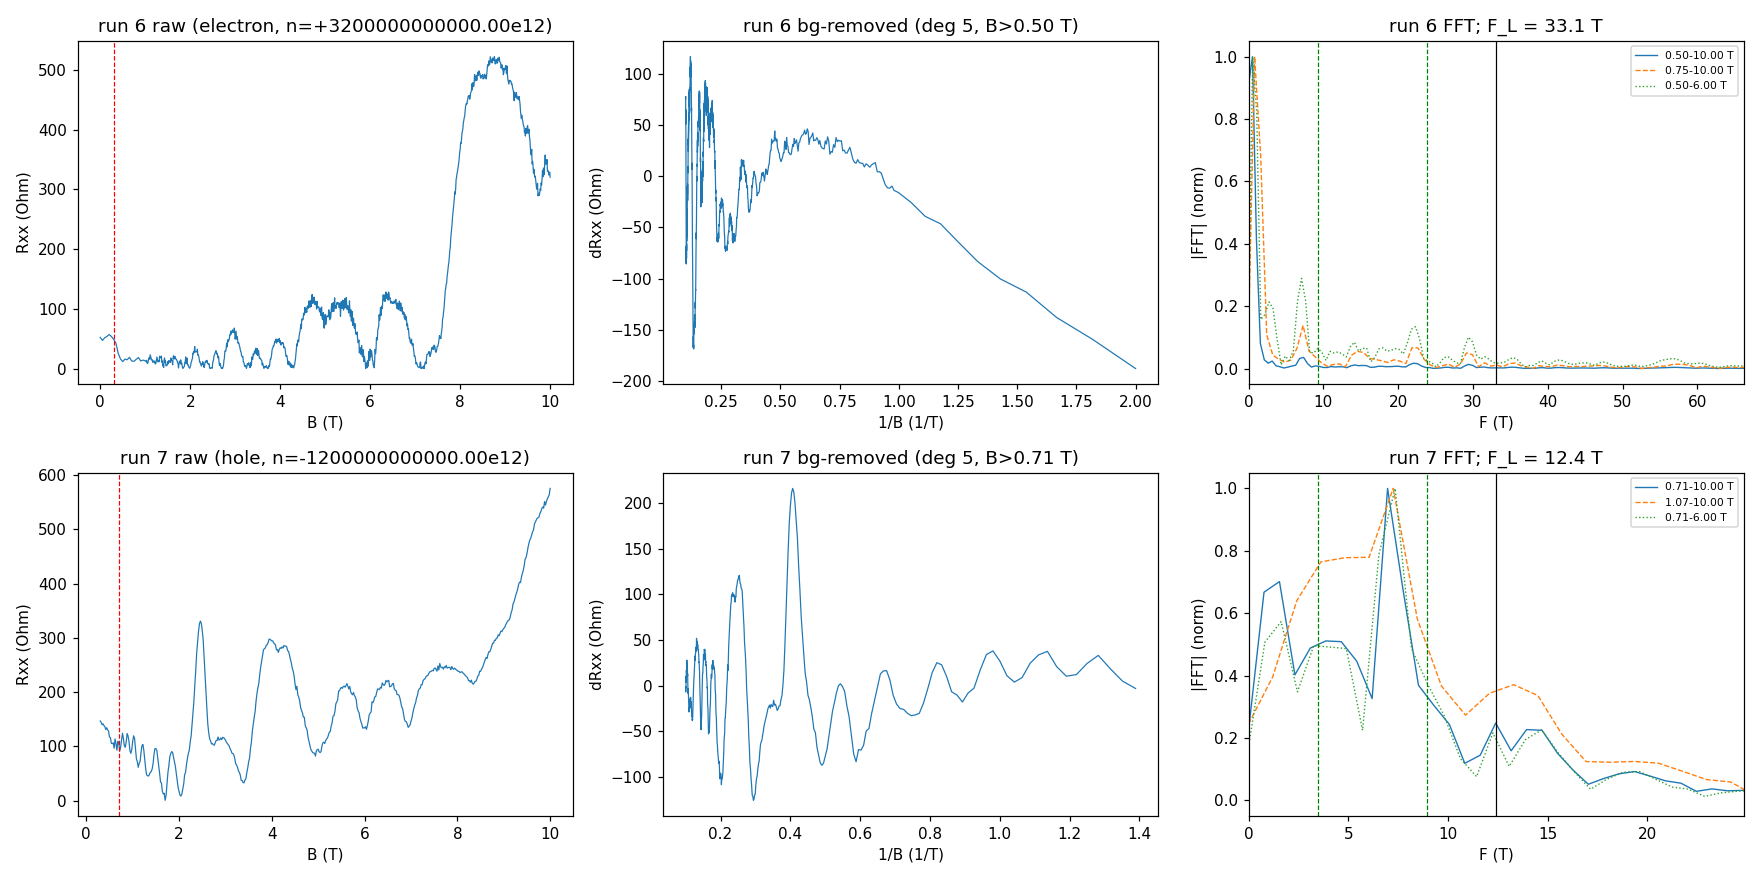

The script that saved this image:
"""Spot-check read: runs 6 (electron n=+3.2e12) and 7 (hole n=-1.2e12).
Onset (hera.analysis.sdh_onset) + 1/B FFT vs F_L. Feeds the landau-fan design."""
import numpy as np, matplotlib
matplotlib.use("Agg")
import matplotlib.pyplot as plt
from hera.analysis import open_run, sdh_onset, sdh_fft, luttinger_frequency, SdhOnsetError

I_BIAS = 1.0 / 100e6      # drive 1.0 V through 100 MOhm = 10 nA
SR1_GAIN = 1.0            # device card
SENS = 50e-6

def load(fid):
    r = open_run(f"data/{fid}")
    B = r.col("magnet_field")
    Rxx = np.abs(r.col("sr1_X") / SR1_GAIN / I_BIAS)
    Imeas = r.col("sr0_X") / r.meta["measurement_config"]["sr0_gain"]
    return r, B, Rxx, Imeas

cases = [(6, +3.20e12, "electron"), (7, -1.20e12, "hole")]
fig, axes = plt.subplots(2, 3, figsize=(16, 8))

for k, (fid, n_cm2, side) in enumerate(cases):
    r, B, R, Imeas = load(fid)
    FL = luttinger_frequency(abs(n_cm2) * 1e4)   # cm^-2 -> m^-2
    print(f"\n===== run {fid} ({side}, n = {n_cm2:+.2e} cm^-2) =====")
    print(f"  N = {len(B)}, B {B.min():.3f} -> {B.max():.3f} T; "
          f"R {R.min():.1f} / {np.median(R):.1f} / {R.max():.1f} Ohm (min/med/max)")
    print(f"  F_L = {float(FL):.2f} T; R_full_scale = {SENS/I_BIAS:.0f} Ohm "
          f"(R_max = {100*R.max()/(SENS/I_BIAS):.1f} % FS)")
    print(f"  I_meas {Imeas.min():.3e} .. {Imeas.max():.3e} A; T {r.col('T_sample').min():.3f}-{r.col('T_sample').max():.3f} K")
    print(f"  |I_tg| max {np.abs(r.col('k_2400_tg_curr')).max():.2e} A, "
          f"|I_bg| max {np.abs(r.col('k_2400_bg_curr')).max():.2e} A")

    # --- onset
    try:
        on = sdh_onset(R, B, r_full_scale=SENS / I_BIAS)
        print(on.summary())
    except SdhOnsetError as e:
        on = None
        print(f"  SdhOnsetError: {e}")

    # --- raw + background-subtracted
    ax = axes[k, 0]
    ax.plot(B, R, lw=0.8)
    ax.set_xlabel("B (T)"); ax.set_ylabel("Rxx (Ohm)")
    ax.set_title(f"run {fid} raw ({side}, n={n_cm2:+.2f}e12)")
    if on is not None:
        ax.axvline(on.onset_b, color="r", ls="--", lw=0.8)

    ax = axes[k, 1]
    lo = on.onset_b if on is not None else 1.0
    m = (B >= max(lo, 0.5))
    p = np.polyfit(B[m], R[m], 5)
    ax.plot(1.0 / B[m], R[m] - np.polyval(p, B[m]), lw=0.8)
    ax.set_xlabel("1/B (1/T)"); ax.set_ylabel("dRxx (Ohm)")
    ax.set_title(f"run {fid} bg-removed (deg 5, B>{max(lo,0.5):.2f} T)")

    # --- FFT, several windows (stability sweep)
    ax = axes[k, 2]
    b_lo0 = max(lo, 0.5)
    for b_lo, b_hi, style in [(b_lo0, B.max(), "-"),
                              (b_lo0 * 1.5, B.max(), "--"),
                              (b_lo0, B.max() * 0.6, ":")]:
        if b_lo >= b_hi:
            continue
        f, spec = sdh_fft(R[:, None], B, b_range=(b_lo, b_hi), bg_degree=5, log=False)
        s = spec[0]
        ax.plot(f, s / s.max(), style, lw=0.9, label=f"{b_lo:.2f}-{b_hi:.2f} T")
        if style == "-":
            sel = (f > 2) & (f < 3 * float(FL))
            fs, ss = f[sel], s[sel]
            idx = [i for i in range(1, len(ss) - 1) if ss[i] > ss[i-1] and ss[i] > ss[i+1]]
            idx.sort(key=lambda i: -ss[i])
            print("  FFT peaks (main window):")
            for i in idx[:6]:
                print(f"    f = {fs[i]:7.2f} T  amp {ss[i]/ss.max():.3f}  f/F_L = {fs[i]/float(FL):.3f}")
            dF = 1.0 / (1.0 / b_lo - 1.0 / b_hi)
            print(f"  delta_F (record {b_lo:.2f}-{b_hi:.2f} T) = {dF:.2f} T")
    ax.axvline(float(FL), color="k", lw=0.8)
    ax.axvline(0.72 * float(FL), color="g", ls="--", lw=0.8)
    ax.axvline(0.28 * float(FL), color="g", ls="--", lw=0.8)
    ax.set_xlim(0, 2.0 * float(FL))
    ax.set_xlabel("F (T)"); ax.set_ylabel("|FFT| (norm)")
    ax.set_title(f"run {fid} FFT; F_L = {float(FL):.1f} T")
    ax.legend(fontsize=7)

plt.tight_layout()
plt.savefig("hera_scratch/spot_fft.png", dpi=110)
print("\nwrote hera_scratch/spot_fft.png")
